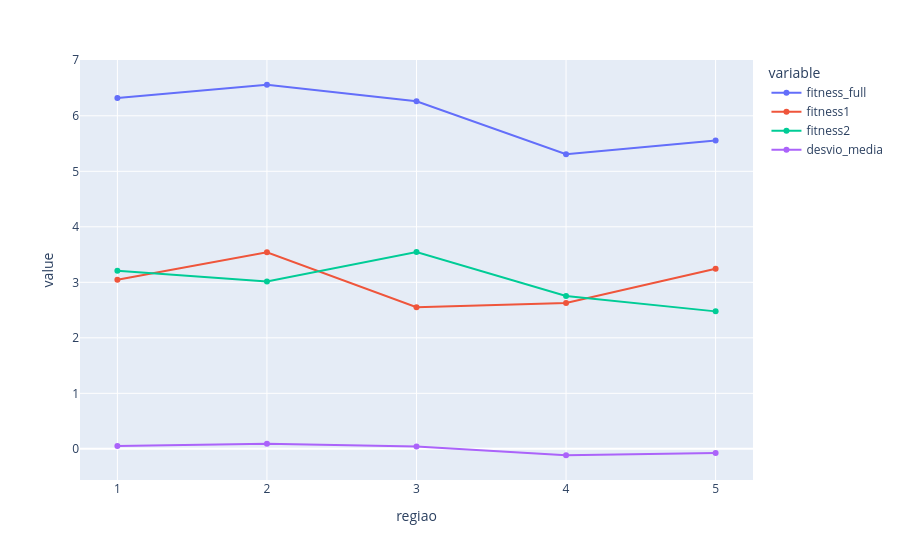
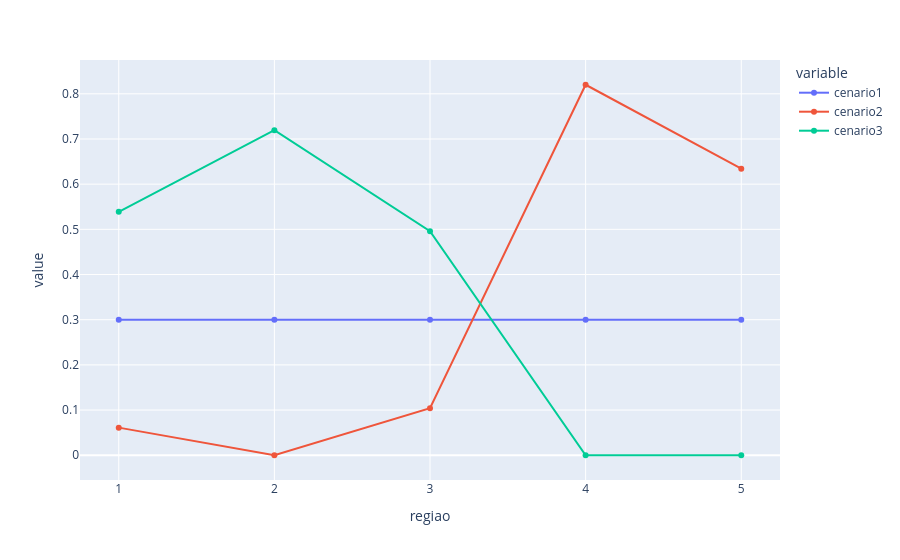
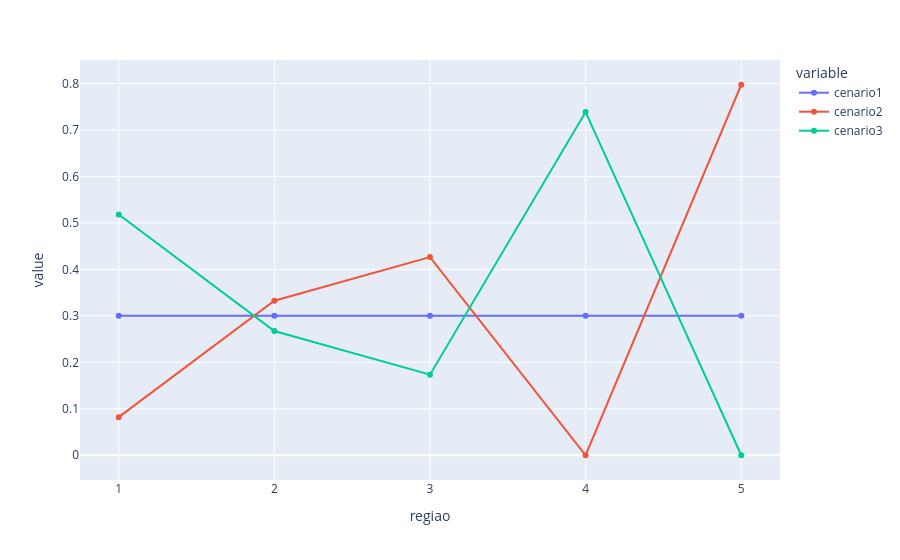
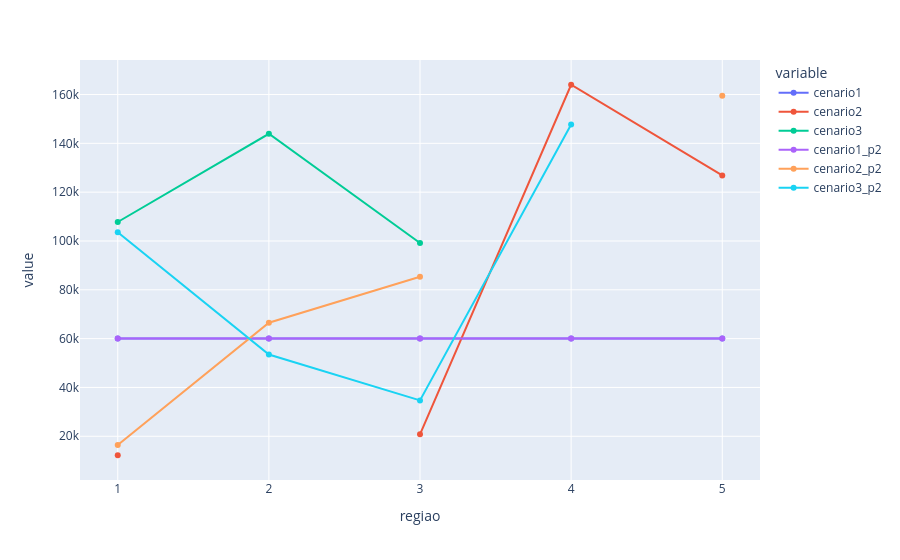

Notebook code cell kept with these figures, in order:
### Code cell
print(df.shape)
print(df_cenario1.shape)
print(df_cenario2.shape)
print(df_cenario3.shape)

print(df2.shape)
print(df_cenario1_p2.shape)
print(df_cenario2_p2.shape)
print(df_cenario3_p2.shape)

ams1 = df_cenario1.groupby('regiao').size().reset_index(name = 'cenario1')
ams2 = df_cenario2.groupby('regiao').size().reset_index(name = 'cenario2')
ams3 = df_cenario3.groupby('regiao').size().reset_index(name = 'cenario3')

ams1_p2 = df_cenario1_p2.groupby('regiao').size().reset_index(name = 'cenario1_p2')
ams2_p2 = df_cenario2_p2.groupby('regiao').size().reset_index(name = 'cenario2_p2')
ams3_p2 = df_cenario3_p2.groupby('regiao').size().reset_index(name = 'cenario3_p2')

teste = (ams1.merge(ams2,    on='regiao', how='outer').
              merge(ams3,    on='regiao', how='outer').
              merge(ams1_p2, on='regiao', how='outer').
              merge(ams2_p2, on='regiao', how='outer').
              merge(ams3_p2, on='regiao', how='outer')
        )

display(px.line(df_amostragem1, x='regiao', y=['fitness_full', 'fitness1', 'fitness2','desvio_media'], markers=True))
display(px.line(df_amostragem1, x='regiao', y=['cenario1', 'cenario2', 'cenario3'], markers=True))
display(px.line(df_amostragem2, x='regiao', y=['cenario1', 'cenario2', 'cenario3'], markers=True))
display(px.line(teste,          x='regiao', y=['cenario1', 'cenario2', 'cenario3', 'cenario1_p2', 'cenario2_p2', 'cenario3_p2'], markers=True))

### Figure 1 — Plotly figure (JSON) as saved in the notebook; plotly's stock layout.template omitted (floating-point values rounded to 4 significant figures)
{"data": [{"hovertemplate": "variable=fitness_full<br>regiao=%{x}<br>value=%{y}<extra></extra>", "legendgroup": "fitness_full", "line": {"color": "#636efa", "dash": "solid"}, "marker": {"symbol": "circle"}, "mode": "lines+markers", "name": "fitness_full", "orientation": "v", "showlegend": true, "type": "scatter", "x": ["1", "2", "3", "4", "5"], "xaxis": "x", "y": [6.319, 6.559, 6.261, 5.307, 5.554], "yaxis": "y"}, {"hovertemplate": "variable=fitness1<br>regiao=%{x}<br>value=%{y}<extra></extra>", "legendgroup": "fitness1", "line": {"color": "#EF553B", "dash": "solid"}, "marker": {"symbol": "circle"}, "mode": "lines+markers", "name": "fitness1", "orientation": "v", "showlegend": true, "type": "scatter", "x": ["1", "2", "3", "4", "5"], "xaxis": "x", "y": [3.047, 3.54, 2.553, 2.628, 3.245], "yaxis": "y"}, {"hovertemplate": "variable=fitness2<br>regiao=%{x}<br>value=%{y}<extra></extra>", "legendgroup": "fitness2", "line": {"color": "#00cc96", "dash": "solid"}, "marker": {"symbol": "circle"}, "mode": "lines+markers", "name": "fitness2", "orientation": "v", "showlegend": true, "type": "scatter", "x": ["1", "2", "3", "4", "5"], "xaxis": "x", "y": [3.209, 3.015, 3.546, 2.753, 2.477], "yaxis": "y"}, {"hovertemplate": "variable=desvio_media<br>regiao=%{x}<br>value=%{y}<extra></extra>", "legendgroup": "desvio_media", "line": {"color": "#ab63fa", "dash": "solid"}, "marker": {"symbol": "circle"}, "mode": "lines+markers", "name": "desvio_media", "orientation": "v", "showlegend": true, "type": "scatter", "x": ["1", "2", "3", "4", "5"], "xaxis": "x", "y": [0.05308, 0.09323, 0.04355, -0.1156, -0.0743], "yaxis": "y"}], "layout": {"legend": {"title": {"text": "variable"}, "tracegroupgap": 0}, "margin": {"t": 60}, "xaxis": {"anchor": "y", "domain": [0, 1], "title": {"text": "regiao"}}, "yaxis": {"anchor": "x", "domain": [0, 1], "title": {"text": "value"}}}}

### Figure 2 — Plotly figure (JSON) as saved in the notebook; plotly's stock layout.template omitted (floating-point values rounded to 4 significant figures)
{"data": [{"hovertemplate": "variable=cenario1<br>regiao=%{x}<br>value=%{y}<extra></extra>", "legendgroup": "cenario1", "line": {"color": "#636efa", "dash": "solid"}, "marker": {"symbol": "circle"}, "mode": "lines+markers", "name": "cenario1", "orientation": "v", "showlegend": true, "type": "scatter", "x": ["1", "2", "3", "4", "5"], "xaxis": "x", "y": [0.3, 0.3, 0.3, 0.3, 0.3], "yaxis": "y"}, {"hovertemplate": "variable=cenario2<br>regiao=%{x}<br>value=%{y}<extra></extra>", "legendgroup": "cenario2", "line": {"color": "#EF553B", "dash": "solid"}, "marker": {"symbol": "circle"}, "mode": "lines+markers", "name": "cenario2", "orientation": "v", "showlegend": true, "type": "scatter", "x": ["1", "2", "3", "4", "5"], "xaxis": "x", "y": [0.06112, 0, 0.104, 0.82, 0.6343], "yaxis": "y"}, {"hovertemplate": "variable=cenario3<br>regiao=%{x}<br>value=%{y}<extra></extra>", "legendgroup": "cenario3", "line": {"color": "#00cc96", "dash": "solid"}, "marker": {"symbol": "circle"}, "mode": "lines+markers", "name": "cenario3", "orientation": "v", "showlegend": true, "type": "scatter", "x": ["1", "2", "3", "4", "5"], "xaxis": "x", "y": [0.5389, 0.7195, 0.496, 0, 0], "yaxis": "y"}], "layout": {"legend": {"title": {"text": "variable"}, "tracegroupgap": 0}, "margin": {"t": 60}, "xaxis": {"anchor": "y", "domain": [0, 1], "title": {"text": "regiao"}}, "yaxis": {"anchor": "x", "domain": [0, 1], "title": {"text": "value"}}}}

### Figure 3 — Plotly figure (JSON) as saved in the notebook; plotly's stock layout.template omitted (floating-point values rounded to 4 significant figures)
{"data": [{"hovertemplate": "variable=cenario1<br>regiao=%{x}<br>value=%{y}<extra></extra>", "legendgroup": "cenario1", "line": {"color": "#636efa", "dash": "solid"}, "marker": {"symbol": "circle"}, "mode": "lines+markers", "name": "cenario1", "orientation": "v", "showlegend": true, "type": "scatter", "x": ["1", "2", "3", "4", "5"], "xaxis": "x", "y": [0.3, 0.3, 0.3, 0.3, 0.3], "yaxis": "y"}, {"hovertemplate": "variable=cenario2<br>regiao=%{x}<br>value=%{y}<extra></extra>", "legendgroup": "cenario2", "line": {"color": "#EF553B", "dash": "solid"}, "marker": {"symbol": "circle"}, "mode": "lines+markers", "name": "cenario2", "orientation": "v", "showlegend": true, "type": "scatter", "x": ["1", "2", "3", "4", "5"], "xaxis": "x", "y": [0.08195, 0.3327, 0.4266, 0, 0.7975], "yaxis": "y"}, {"hovertemplate": "variable=cenario3<br>regiao=%{x}<br>value=%{y}<extra></extra>", "legendgroup": "cenario3", "line": {"color": "#00cc96", "dash": "solid"}, "marker": {"symbol": "circle"}, "mode": "lines+markers", "name": "cenario3", "orientation": "v", "showlegend": true, "type": "scatter", "x": ["1", "2", "3", "4", "5"], "xaxis": "x", "y": [0.518, 0.2673, 0.1734, 0.7387, 0], "yaxis": "y"}], "layout": {"legend": {"title": {"text": "variable"}, "tracegroupgap": 0}, "margin": {"t": 60}, "xaxis": {"anchor": "y", "domain": [0, 1], "title": {"text": "regiao"}}, "yaxis": {"anchor": "x", "domain": [0, 1], "title": {"text": "value"}}}}

### Figure 4 — Plotly figure (JSON) as saved in the notebook; plotly's stock layout.template omitted (floating-point values rounded to 4 significant figures)
{"data": [{"hovertemplate": "variable=cenario1<br>regiao=%{x}<br>value=%{y}<extra></extra>", "legendgroup": "cenario1", "line": {"color": "#636efa", "dash": "solid"}, "marker": {"symbol": "circle"}, "mode": "lines+markers", "name": "cenario1", "orientation": "v", "showlegend": true, "type": "scatter", "x": ["1", "2", "3", "4", "5"], "xaxis": "x", "y": [60000, 60000, 60000, 60000, 60000], "yaxis": "y"}, {"hovertemplate": "variable=cenario2<br>regiao=%{x}<br>value=%{y}<extra></extra>", "legendgroup": "cenario2", "line": {"color": "#EF553B", "dash": "solid"}, "marker": {"symbol": "circle"}, "mode": "lines+markers", "name": "cenario2", "orientation": "v", "showlegend": true, "type": "scatter", "x": ["1", "2", "3", "4", "5"], "xaxis": "x", "y": [12223, null, 20808, 164001, 126869], "yaxis": "y"}, {"hovertemplate": "variable=cenario3<br>regiao=%{x}<br>value=%{y}<extra></extra>", "legendgroup": "cenario3", "line": {"color": "#00cc96", "dash": "solid"}, "marker": {"symbol": "circle"}, "mode": "lines+markers", "name": "cenario3", "orientation": "v", "showlegend": true, "type": "scatter", "x": ["1", "2", "3", "4", "5"], "xaxis": "x", "y": [107776, 143902, 99191, null, null], "yaxis": "y"}, {"hovertemplate": "variable=cenario1_p2<br>regiao=%{x}<br>value=%{y}<extra></extra>", "legendgroup": "cenario1_p2", "line": {"color": "#ab63fa", "dash": "solid"}, "marker": {"symbol": "circle"}, "mode": "lines+markers", "name": "cenario1_p2", "orientation": "v", "showlegend": true, "type": "scatter", "x": ["1", "2", "3", "4", "5"], "xaxis": "x", "y": [60000, 60000, 60000, 60000, 60000], "yaxis": "y"}, {"hovertemplate": "variable=cenario2_p2<br>regiao=%{x}<br>value=%{y}<extra></extra>", "legendgroup": "cenario2_p2", "line": {"color": "#FFA15A", "dash": "solid"}, "marker": {"symbol": "circle"}, "mode": "lines+markers", "name": "cenario2_p2", "orientation": "v", "showlegend": true, "type": "scatter", "x": ["1", "2", "3", "4", "5"], "xaxis": "x", "y": [16390, 66535, 85319, null, 159494], "yaxis": "y"}, {"hovertemplate": "variable=cenario3_p2<br>regiao=%{x}<br>value=%{y}<extra></extra>", "legendgroup": "cenario3_p2", "line": {"color": "#19d3f3", "dash": "solid"}, "marker": {"symbol": "circle"}, "mode": "lines+markers", "name": "cenario3_p2", "orientation": "v", "showlegend": true, "type": "scatter", "x": ["1", "2", "3", "4", "5"], "xaxis": "x", "y": [103609, 53464, 34680, 147739, null], "yaxis": "y"}], "layout": {"legend": {"title": {"text": "variable"}, "tracegroupgap": 0}, "margin": {"t": 60}, "xaxis": {"anchor": "y", "domain": [0, 1], "title": {"text": "regiao"}}, "yaxis": {"anchor": "x", "domain": [0, 1], "title": {"text": "value"}}}}
